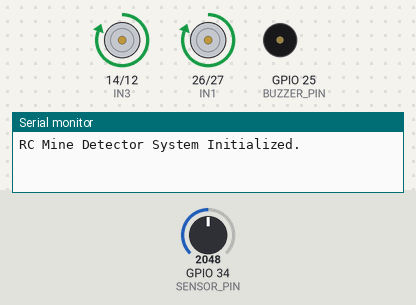
Bench run of a sketch on a simulated ESP32. Parts: motor-driver pin pairs drawn as motors (green arrow = first pin HIGH = forward, orange = second pin HIGH = backward, longer = more drive), buzzer (waves = sounding, pin HIGH), the last lines printed to the serial monitor. The inputs (shaded band) are chosen by the test bench; at power-on: GPIO 34 (SENSOR_PIN) = 2048.

Above: at 1.2 s.
1.3 s: GPIO 34 (SENSOR_PIN) set to 2447
2.8 s: GPIO 34 (SENSOR_PIN) set to 2544
At 3.9 s:
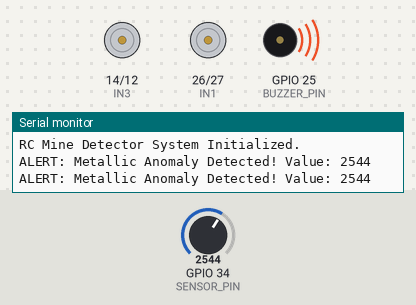
4.3 s: GPIO 34 (SENSOR_PIN) set to 2460
At 5.3 s:
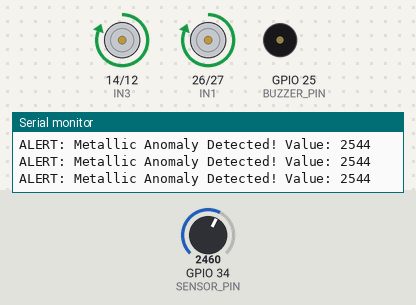
6.1 s: GPIO 34 (SENSOR_PIN) set to 2540
At 6.5 s:
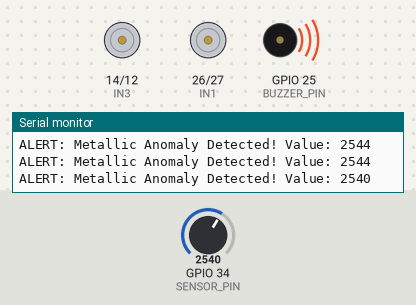
Timing chart, 0 to 8.6 s (numbered marks = the images above; inputs shaded):
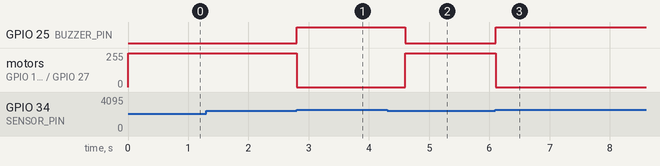

Measured:
- the behaviour switches between 2500 and 2501 on GPIO 34 (SENSOR_PIN) (found by bisection; images 0 and 1)
- after the input at 1.3 s, every drawn part: stays the same
- after the input at 2.8 s, GPIO 25 (BUZZER_PIN): LOW → HIGH at once; motor on GPIO 14 (IN3) / GPIO 12 (IN4), motor on GPIO 26 (IN1) / GPIO 27 (IN2): forward 255/255 → stopped at once
- after the input at 4.3 s, GPIO 25 (BUZZER_PIN): HIGH → LOW after 0.31 s; motor on GPIO 14 (IN3) / GPIO 12 (IN4), motor on GPIO 26 (IN1) / GPIO 27 (IN2): stopped → forward 255/255 after 0.31 s
- after the input at 6.1 s, GPIO 25 (BUZZER_PIN): LOW → HIGH at once; motor on GPIO 14 (IN3) / GPIO 12 (IN4), motor on GPIO 26 (IN1) / GPIO 27 (IN2): forward 255/255 → stopped at once

The sketch:

sketch.ino
```cpp
#define IN1 26
#define IN2 27
#define IN3 14
#define IN4 12
#define SENSOR_PIN 34
#define BUZZER_PIN 25

void setup() {
  Serial.begin(115200);

  pinMode(IN1, OUTPUT);
  pinMode(IN2, OUTPUT);
  pinMode(IN3, OUTPUT);
  pinMode(IN4, OUTPUT);

  pinMode(BUZZER_PIN, OUTPUT);
  pinMode(SENSOR_PIN, INPUT);

  stopMotors();
  Serial.println("RC Mine Detector System Initialized.");
}

void loop() {
  int sensorValue = analogRead(SENSOR_PIN);

  // Detection threshold for metallic signature
  if (sensorValue > 2500) {
    stopMotors();
    digitalWrite(BUZZER_PIN, HIGH);
    Serial.print("ALERT: Metallic Anomaly Detected! Value: ");
    Serial.println(sensorValue);
    delay(500);
  } else {
    digitalWrite(BUZZER_PIN, LOW);
    moveForward();
  }

  delay(100);
}

void moveForward() {
  digitalWrite(IN1, HIGH);
  digitalWrite(IN2, LOW);
  digitalWrite(IN3, HIGH);
  digitalWrite(IN4, LOW);
}

void stopMotors() {
  digitalWrite(IN1, LOW);
  digitalWrite(IN2, LOW);
  digitalWrite(IN3, LOW);
  digitalWrite(IN4, LOW);
}
    // testing sync
```
